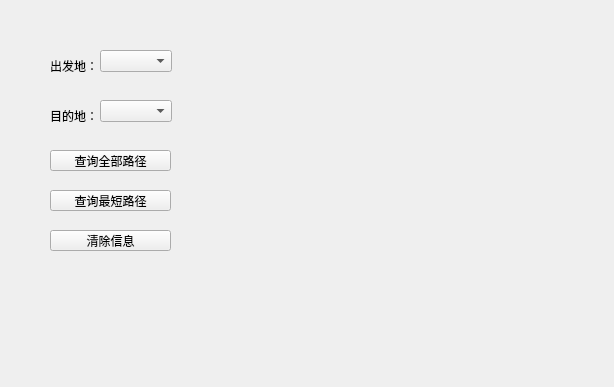
<?xml version="1.0" encoding="UTF-8"?>
<ui version="4.0">
 <class>SearchPath</class>
 <widget class="QWidget" name="SearchPath">
  <property name="geometry">
   <rect>
    <x>0</x>
    <y>0</y>
    <width>614</width>
    <height>387</height>
   </rect>
  </property>
  <property name="windowTitle">
   <string>Form</string>
  </property>
  <widget class="QLabel" name="label">
   <property name="geometry">
    <rect>
     <x>50</x>
     <y>110</y>
     <width>54</width>
     <height>12</height>
    </rect>
   </property>
   <property name="text">
    <string>目的地：</string>
   </property>
  </widget>
  <widget class="QLabel" name="label_2">
   <property name="geometry">
    <rect>
     <x>50</x>
     <y>60</y>
     <width>54</width>
     <height>12</height>
    </rect>
   </property>
   <property name="text">
    <string>出发地：</string>
   </property>
  </widget>
  <widget class="QComboBox" name="DepartureCombo">
   <property name="geometry">
    <rect>
     <x>100</x>
     <y>50</y>
     <width>72</width>
     <height>22</height>
    </rect>
   </property>
  </widget>
  <widget class="QComboBox" name="DestinationCombo">
   <property name="geometry">
    <rect>
     <x>100</x>
     <y>100</y>
     <width>72</width>
     <height>22</height>
    </rect>
   </property>
  </widget>
  <widget class="QPushButton" name="AllButton">
   <property name="geometry">
    <rect>
     <x>50</x>
     <y>150</y>
     <width>121</width>
     <height>21</height>
    </rect>
   </property>
   <property name="text">
    <string>查询全部路径</string>
   </property>
  </widget>
  <widget class="QPushButton" name="ShortestButton">
   <property name="geometry">
    <rect>
     <x>50</x>
     <y>190</y>
     <width>121</width>
     <height>21</height>
    </rect>
   </property>
   <property name="text">
    <string>查询最短路径</string>
   </property>
  </widget>
  <widget class="QPushButton" name="ClearButton">
   <property name="geometry">
    <rect>
     <x>50</x>
     <y>230</y>
     <width>121</width>
     <height>21</height>
    </rect>
   </property>
   <property name="text">
    <string>清除信息</string>
   </property>
  </widget>
 </widget>
 <resources/>
 <connections/>
</ui>
